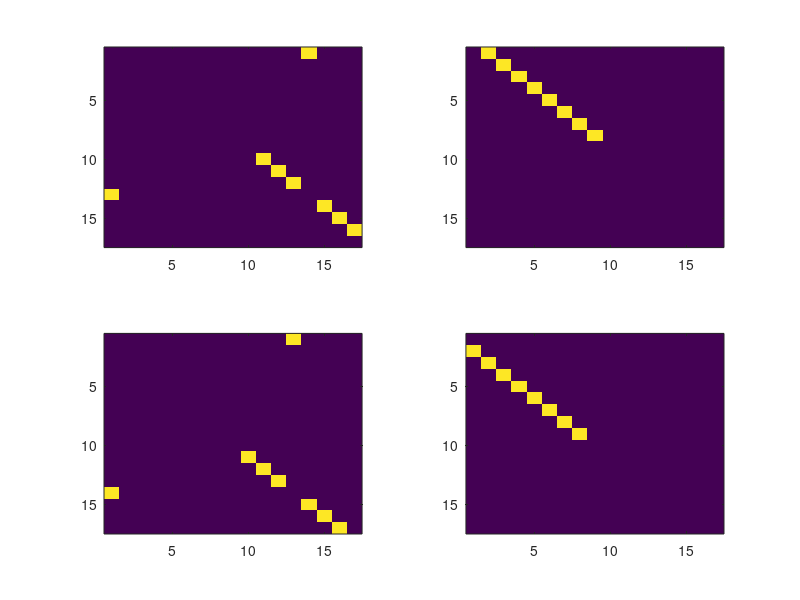
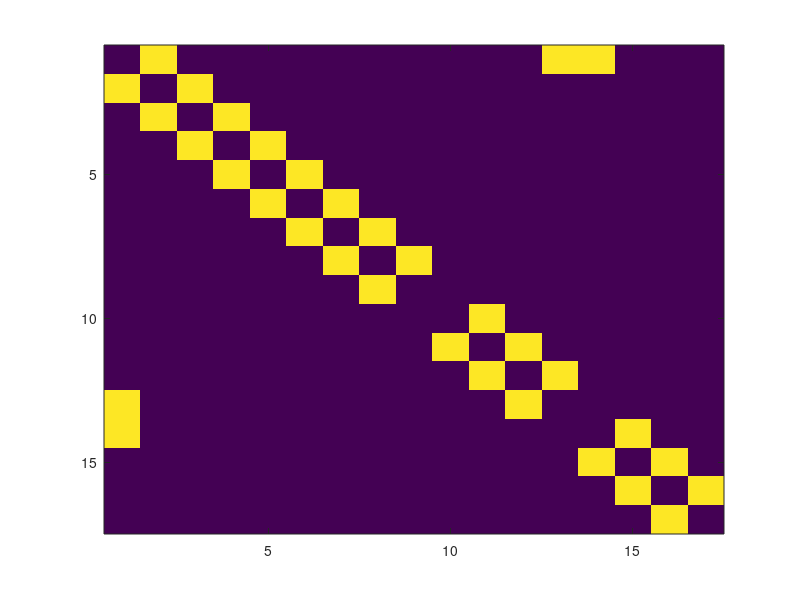

These charts were generated, in order, by the following MATLAB code:
domain = [ ...
    '##################'; ...
    '#.......#........#'; ...
    '#................#'; ...
    '#.......#........#'; ...
    '##.######........#'; ...
    '#.......####.#####'; ...
    '#.......#........#'; ...
    '#................#'; ...
    '#.......#........#'; ...
    '##################'; ...
    ];

clust = [ ...
    '##################'; ...
    '#1111111#22222222#'; ...
    '#1111111222222222#'; ...
    '#1111111#22222222#'; ...
    '##1######22222222#'; ...
    '#3333333####4#####'; ...
    '#3333333#44444444#'; ...
    '#3333333344444444#'; ...
    '#3333333#44444444#'; ...
    '##################'; ...
    ];

% solway
domain = [...
    '...#...'; ...
    '.......'; ...
    '...#...'; ...
    ];
clust = [...
    '111#222'; ...
    '1113222'; ...
    '111#222'; ...
    ];


% t maze
domain = [...
    '.........'; ...
    '####.####'; ...
    '####.####'; ...
    '####.####'; ...
    '####.####'; ...
    '####.####'; ...
    '####.####'; ...
    '####.####'; ...
    '####.####'; ...
    ];
clust = [...
    '222213333'; ...
    '####1####'; ...
    '####1####'; ...
    '####1####'; ...
    '####1####'; ...
    '####1####'; ...
    '####1####'; ...
    '####1####'; ...
    '####1####'; ...
    ];


close all; 

S = numel(domain);

actions = {'right', 'down', 'left', 'up'};
dirs = {[0, 1], [1, 0], [0, -1], [-1, 0]};

A = numel(dirs);

T = zeros(S,S,A); % transitions (s,s') for each action a = 1..A
C = zeros(1,S); % clusters

for x = 1:size(domain,1)
    for y = 1:size(domain,2)
        if domain(x,y) ~= '.'
            continue;
        end

        s = sub2ind(size(domain), x, y);
        if clust(x,y) ~= '.'
            C(s) = num2str(clust(x,y));
        end
        for a = 1:A
            dir = dirs{a};
            x_new = x + dir(1);
            y_new = y + dir(2);
            if x_new < 1 || x_new > size(domain, 1) || y_new < 1 || y_new > size(domain, 2) || domain(x_new, y_new) ~= '.'
                continue;
            end
            s_new = sub2ind(size(domain), x_new, y_new);
            
            T(s, s_new, a) = 1;
        end
    end
end



[~, ord] = sort(C);
ord = ord(C(ord) > 0);

figure;
for a = 1:A
    subplot(2,2,a);
    imagesc(T(ord,ord,a));
end


avg_T = mean(T, 3);
figure;
imagesc(avg_T(ord, ord));